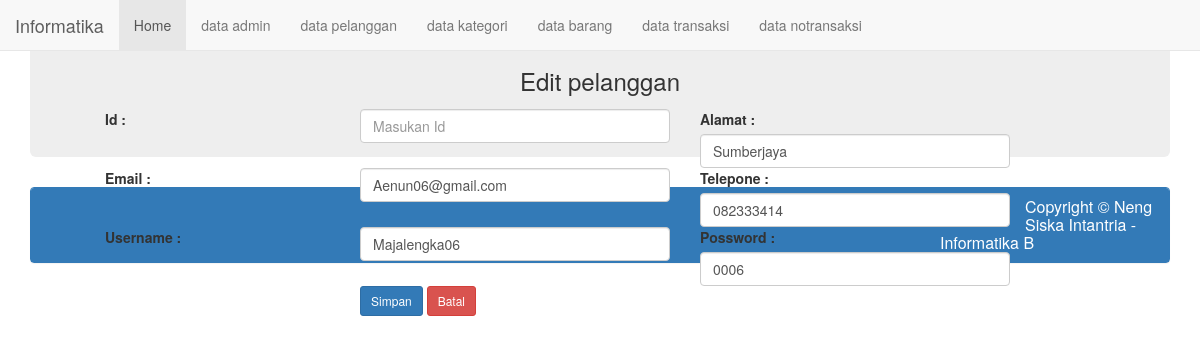
The app's page /db_toko_online/index.php?halaman=pelanggan_edit&id=Aenun with its own data.
### tables this page shows
CREATE TABLE IF NOT EXISTS `data_pelanggan` (
  `Nama` varchar(50) NOT NULL,
  `Id_Pelanggan` int(11) NOT NULL,
  `Alamat` text NOT NULL,
  `Email` text NOT NULL,
  `Telepone` varchar(25) NOT NULL,
  `Username` varchar(20) NOT NULL,
  `Password` text NOT NULL
);

### db_toko_online/pelanggan_edit.php (the view, shortened to what this page needs)
<?php
include"koneksi.php";
$query=("SELECT * FROM data_pelanggan WHERE Nama='$_GET[id]'");
$galeri = mysqli_query($koneksi, $query) or die('Error, query failed. ' .mysqli_query());
$m=mysqli_fetch_array($galeri);
?>
<h3 align="center">Edit pelanggan</h3>
<form class="form-harizontal" method="pos" action="?halaman=pelanggan_up" enctype="multipart/form-data">
	<div class="form-group">
		<label class="col-sm-3 control-label">Id : </label>
		<div class="col-sm-4">
		<input type="text" name="Id" class="form-control" placeholder="Masukan Id" value="<?php echo"$m[Id]";?>" required>
		</div>
	</div>
	<div class="form-group">
		<label class="col-sm-3 control-label">Alamat : </label>
		<div class="col-sm-4">
		<input type="text" name="Alamat" class="form-control" placeholder="Masukan Alamat" value="<?php echo"$m[Alamat]";?>" required>
		</div>
	</div>
	<div class="form-group">
		<label class="col-sm-3 control-label">Email : </label>
		<div class="col-sm-4">
		<input type="text" name="Email" class="form-control" placeholder="Masukan Email" value="<?php echo"$m[Email]";?>" required>
		</div>
	</div>
	<div class="form-group">
		<label class="col-sm-3 control-label">Telepone : </label>
		<div class="col-sm-4">
		<input type="text" name="Telepone" class="form-control" placeholder="Masukan Telepone" value="<?php echo"$m[Telepone]";?>" required>
		</div>
	</div>
	<div class="form-group">
		<label class="col-sm-3 control-label">Username : </label>
		<div class="col-sm-4">
		<input type="text" name="Username" class="form-control" placeholder="Masukan Username" value="<?php echo"$m[Username]";?>" required>
		</div>
	</div>
	<div class="form-group">
		<label class="col-sm-3 control-label">Possword : </label>
		<div class="col-sm-4">
		<input type="text" name="Password" class="form-control" placeholder="Masukan Password" value="<?php echo"$m[Password]";?>" required>
		</div>
	</div>
	<div class="form-group">
		<label class="col-sm-3 control-label">&nbsp;</label>
		<div class="col-sm-6">
		<input type="submit" name="tambah_pelanggan" class="btn btn-sm btn-primary" value="Simpan">
		<a href="?halaman=pelanggan" class="btn btn-sm btn-danger">Batal</a>
		</div>
	</div>
</form>

### records on screen
data_pelanggan: Alamat "Sumberjaya", Email "Aenun06@gmail.com", Telepone "082333414", Username "Majalengka06", Password "0006"
